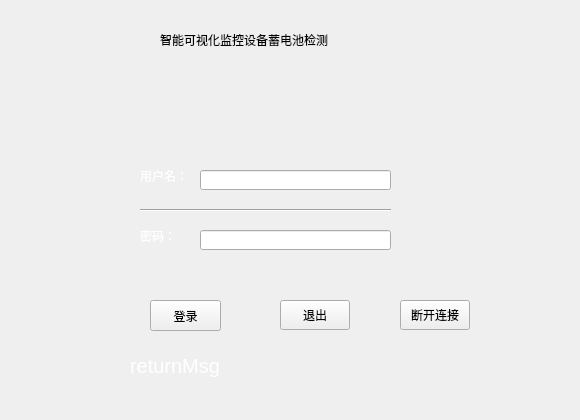
<?xml version="1.0" encoding="UTF-8"?>
<ui version="4.0">
 <class>Form</class>
 <widget class="QWidget" name="Form">
  <property name="geometry">
   <rect>
    <x>0</x>
    <y>0</y>
    <width>580</width>
    <height>420</height>
   </rect>
  </property>
  <property name="windowTitle">
   <string>Form</string>
  </property>
  <property name="styleSheet">
   <string notr="true">QWidget#Form{border-image:url(:/img/qrc/guowang.jpg); }


QLabel#titleLabel{font: 15pt &quot;华文中宋&quot;;}
QLabel#usernameLabel{color:rgb(255, 255, 255);}

QLabel#passwordLabel{color:rgb(255, 255, 255);}
QLabel#returnMsg{font: 15pt;color:rgb(255, 255, 255);}

</string>
  </property>
  <widget class="QLabel" name="usernameLabel">
   <property name="geometry">
    <rect>
     <x>140</x>
     <y>170</y>
     <width>54</width>
     <height>12</height>
    </rect>
   </property>
   <property name="text">
    <string>用户名：</string>
   </property>
  </widget>
  <widget class="QLineEdit" name="userNameEdit">
   <property name="geometry">
    <rect>
     <x>200</x>
     <y>170</y>
     <width>191</width>
     <height>20</height>
    </rect>
   </property>
  </widget>
  <widget class="QLabel" name="passwordLabel">
   <property name="geometry">
    <rect>
     <x>140</x>
     <y>230</y>
     <width>54</width>
     <height>12</height>
    </rect>
   </property>
   <property name="text">
    <string>密码：</string>
   </property>
  </widget>
  <widget class="QLineEdit" name="passwordEdit">
   <property name="geometry">
    <rect>
     <x>200</x>
     <y>230</y>
     <width>191</width>
     <height>20</height>
    </rect>
   </property>
   <property name="echoMode">
    <enum>QLineEdit::Password</enum>
   </property>
  </widget>
  <widget class="QPushButton" name="pushButtonLogin">
   <property name="geometry">
    <rect>
     <x>150</x>
     <y>300</y>
     <width>71</width>
     <height>31</height>
    </rect>
   </property>
   <property name="text">
    <string>登录</string>
   </property>
  </widget>
  <widget class="QPushButton" name="pushButtonExit">
   <property name="geometry">
    <rect>
     <x>280</x>
     <y>300</y>
     <width>70</width>
     <height>30</height>
    </rect>
   </property>
   <property name="text">
    <string>退出</string>
   </property>
  </widget>
  <widget class="QLabel" name="returnMsg">
   <property name="geometry">
    <rect>
     <x>130</x>
     <y>350</y>
     <width>241</width>
     <height>31</height>
    </rect>
   </property>
   <property name="text">
    <string>returnMsg</string>
   </property>
  </widget>
  <widget class="QLabel" name="titleLabel">
   <property name="geometry">
    <rect>
     <x>160</x>
     <y>30</y>
     <width>311</width>
     <height>20</height>
    </rect>
   </property>
   <property name="text">
    <string>智能可视化监控设备蓄电池检测</string>
   </property>
  </widget>
  <widget class="Line" name="line">
   <property name="geometry">
    <rect>
     <x>140</x>
     <y>200</y>
     <width>251</width>
     <height>20</height>
    </rect>
   </property>
   <property name="orientation">
    <enum>Qt::Horizontal</enum>
   </property>
  </widget>
  <widget class="QPushButton" name="closecontrolButton">
   <property name="geometry">
    <rect>
     <x>400</x>
     <y>300</y>
     <width>70</width>
     <height>30</height>
    </rect>
   </property>
   <property name="text">
    <string>断开连接</string>
   </property>
  </widget>
 </widget>
 <resources>
  <include location="guowang.qrc"/>
 </resources>
 <connections/>
</ui>
